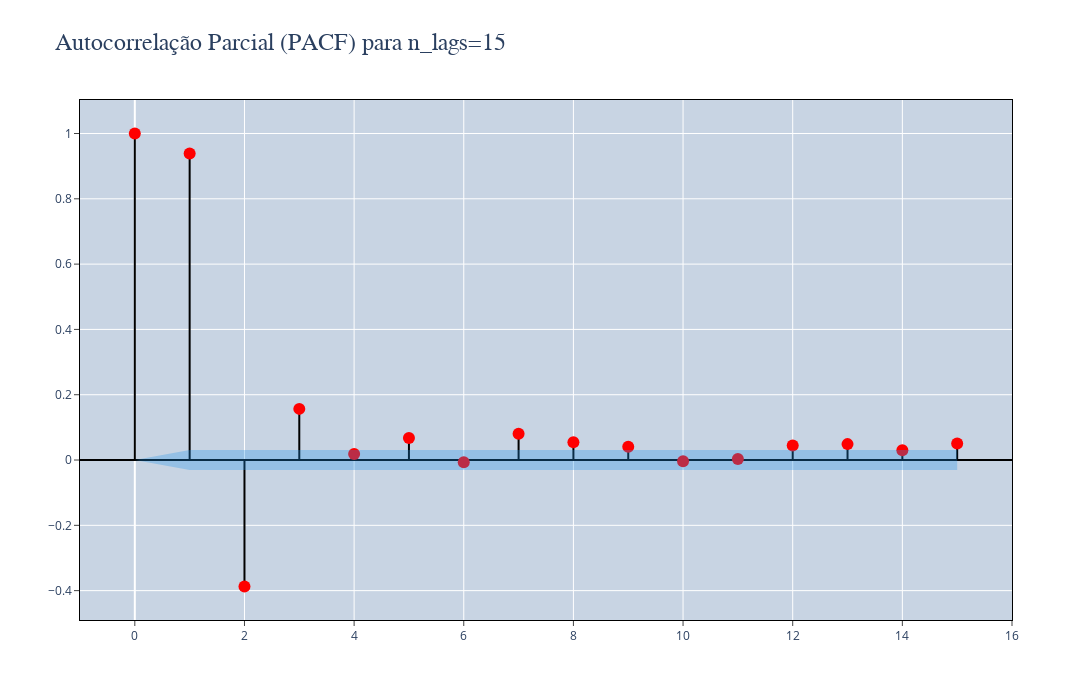

Source (notebook cell):
### Code cell
# vazoes = ['t_vz_56338500', 't_vz_56110005', 't_vz_56337200', 't_vz_56337500']
# chuvas = ['t_cv_56425000', 't_cv_56338500', 't_cv_56110005', 't_cv_56337200', 't_cv_56337500']
cria_plot_correlacao(
    serie=df_aux['y'],
    n_lags=15,
    plot_pacf=True,
    salvar=False #SALVAR_PLOTS
)

# Dá pra ver que depois de 2 lags, ocorre um drop no gráfico.
# Isso nos dá um indício de quantas lags usar em "look_back".
# Se fosse um modelo tipo ARIMA a ser utilizado, ele seria AR(2)

### Figure 1 — Plotly figure (JSON) as saved in the notebook; plotly's stock layout.template omitted (floating-point values rounded to 4 significant figures)
{"data": [{"hovertemplate": "<extra></extra>", "line": {"color": "black"}, "mode": "lines", "showlegend": false, "type": "scatter", "x": [0, 0], "y": [0, 1]}, {"hovertemplate": "<extra></extra>", "line": {"color": "black"}, "mode": "lines", "showlegend": false, "type": "scatter", "x": [1, 1], "y": [0, 0.9389]}, {"hovertemplate": "<extra></extra>", "line": {"color": "black"}, "mode": "lines", "showlegend": false, "type": "scatter", "x": [2, 2], "y": [0, -0.3873]}, {"hovertemplate": "<extra></extra>", "line": {"color": "black"}, "mode": "lines", "showlegend": false, "type": "scatter", "x": [3, 3], "y": [0, 0.1566]}, {"hovertemplate": "<extra></extra>", "line": {"color": "black"}, "mode": "lines", "showlegend": false, "type": "scatter", "x": [4, 4], "y": [0, 0.0188]}, {"hovertemplate": "<extra></extra>", "line": {"color": "black"}, "mode": "lines", "showlegend": false, "type": "scatter", "x": [5, 5], "y": [0, 0.06779]}, {"hovertemplate": "<extra></extra>", "line": {"color": "black"}, "mode": "lines", "showlegend": false, "type": "scatter", "x": [6, 6], "y": [0, -0.006652]}, {"hovertemplate": "<extra></extra>", "line": {"color": "black"}, "mode": "lines", "showlegend": false, "type": "scatter", "x": [7, 7], "y": [0, 0.08011]}, {"hovertemplate": "<extra></extra>", "line": {"color": "black"}, "mode": "lines", "showlegend": false, "type": "scatter", "x": [8, 8], "y": [0, 0.05426]}, {"hovertemplate": "<extra></extra>", "line": {"color": "black"}, "mode": "lines", "showlegend": false, "type": "scatter", "x": [9, 9], "y": [0, 0.04083]}, {"hovertemplate": "<extra></extra>", "line": {"color": "black"}, "mode": "lines", "showlegend": false, "type": "scatter", "x": [10, 10], "y": [0, -0.003646]}, {"hovertemplate": "<extra></extra>", "line": {"color": "black"}, "mode": "lines", "showlegend": false, "type": "scatter", "x": [11, 11], "y": [0, 0.003009]}, {"hovertemplate": "<extra></extra>", "line": {"color": "black"}, "mode": "lines", "showlegend": false, "type": "scatter", "x": [12, 12], "y": [0, 0.04481]}, {"hovertemplate": "<extra></extra>", "line": {"color": "black"}, "mode": "lines", "showlegend": false, "type": "scatter", "x": [13, 13], "y": [0, 0.04872]}, {"hovertemplate": "<extra></extra>", "line": {"color": "black"}, "mode": "lines", "showlegend": false, "type": "scatter", "x": [14, 14], "y": [0, 0.02998]}, {"hovertemplate": "<extra></extra>", "line": {"color": "black"}, "mode": "lines", "showlegend": false, "type": "scatter", "x": [15, 15], "y": [0, 0.05075]}, {"hovertemplate": "x = %{x}<br>y = %{y}<extra></extra>", "marker": {"color": "red", "size": 12}, "mode": "markers", "showlegend": false, "type": "scatter", "x": [0, 1, 2, 3, 4, 5, 6, 7, 8, 9, 10, 11, 12, 13, 14, 15], "y": [1, 0.9389, -0.3873, 0.1566, 0.0188, 0.06779, -0.006652, 0.08011, 0.05426, 0.04083, -0.003646, 0.003009, 0.04481, 0.04872, 0.02998, 0.05075]}, {"hovertemplate": "<extra></extra>", "line": {"color": "rgba(255,255,255,0)"}, "mode": "lines", "showlegend": false, "type": "scatter", "x": [0, 1, 2, 3, 4, 5, 6, 7, 8, 9, 10, 11, 12, 13, 14, 15], "y": [0, 0.03092, 0.03092, 0.03092, 0.03092, 0.03092, 0.03092, 0.03092, 0.03092, 0.03092, 0.03092, 0.03092, 0.03092, 0.03092, 0.03092, 0.03092]}, {"fill": "tonexty", "fillcolor": "rgba(32, 146, 230,0.3)", "hovertemplate": "<extra></extra>", "line": {"color": "rgba(255,255,255,0)"}, "mode": "lines", "showlegend": false, "type": "scatter", "x": [0, 1, 2, 3, 4, 5, 6, 7, 8, 9, 10, 11, 12, 13, 14, 15], "y": [0, -0.03092, -0.03092, -0.03092, -0.03092, -0.03092, -0.03092, -0.03092, -0.03092, -0.03092, -0.03092, -0.03092, -0.03092, -0.03092, -0.03092, -0.03092]}], "layout": {"height": 700, "plot_bgcolor": "#c8d4e3", "title": {"font": {"family": "system-ui", "size": 24}, "text": "Autocorrelação Parcial (PACF) para n_lags=15"}, "width": 1500, "xaxis": {"linecolor": "black", "mirror": true, "range": [-1, 16], "showline": true, "ticks": "outside"}, "yaxis": {"linecolor": "black", "mirror": true, "showline": true, "ticks": "outside", "zerolinecolor": "black"}}}
